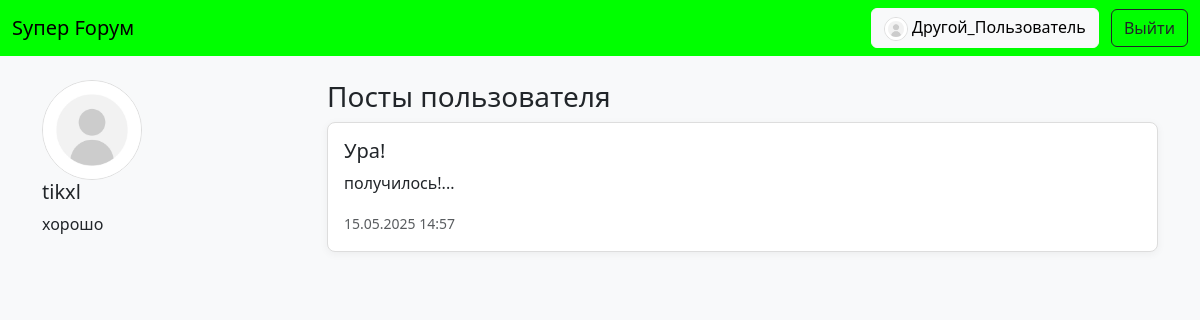
/profile/1 (signed in), run on the app's committed database.
### app.py (models this page shows)
class User(UserMixin, db.Model):
    id = db.Column(db.Integer, primary_key=True)
    username = db.Column(db.String(80), unique=True, nullable=False)
    password = db.Column(db.String(120), nullable=False)
    avatar = db.Column(db.String(255))
    description = db.Column(db.Text)
    is_admin = db.Column(db.Boolean, default=False)
    posts = db.relationship('Post', backref='author', lazy=True)
    comments = db.relationship('Comment', backref='author', lazy=True)

class Post(db.Model):
    id = db.Column(db.Integer, primary_key=True)
    title = db.Column(db.String(200), nullable=False)
    content = db.Column(db.Text, nullable=False)
    date = db.Column(db.DateTime, default=datetime.utcnow)
    user_id = db.Column(db.Integer, db.ForeignKey('user.id'), nullable=False)

### app.py (the view)
@app.route('/profile/<int:user_id>')
def profile(user_id):
    user = User.query.get_or_404(user_id)
    posts = Post.query.filter_by(user_id=user_id).order_by(Post.date.desc()).all()
    return render_template('profile.html', user=user, posts=posts)

### app.py (called while the page is built)
@login_manager.user_loader
def load_user(user_id):
    return User.query.get(int(user_id))

### templates/profile.html (shortened to what this page needs)
{% extends "base.html" %}
{% block content %}
<div class="row">
    <div class="col-md-3">
        <img src="{{ url_for('static', filename=user.avatar) }}" alt="avatar" width="100" class="rounded-circle">
        <h5>{{ user.username }}</h5>
        <p>{{ user.description or 'Нет описания' }}</p>
    </div>
    <div class="col-md-9">
        <h3>Посты пользователя</h3>
        {% for post in posts %}
        <div class="card mb-3">
            <div class="card-body">
                <h5 class="card-title"><a href="{{ url_for('view_post', post_id=post.id) }}">{{ post.title }}</a></h5>
                <p class="card-text">{{ post.content[:150] }}...</p>
                <small class="text-muted">{{ post.date.strftime('%d.%m.%Y %H:%M') }}</small>
            </div>
        </div>
        {% endfor %}
    </div>
</div>
{% endblock %}

### templates/base.html (shortened to what this page needs)
<!DOCTYPE html>
<html lang="ru">
<head>
    <link href="https://cdn.jsdelivr.net/npm/bootstrap@5.3.0/dist/css/bootstrap.min.css" rel="stylesheet">
    <link rel="stylesheet" href="{{ url_for('static', filename='style.css') }}">
</head>
<body>
<nav class="navbar navbar-expand-lg navbar-dark">
    <div class="container-fluid">
        <a class="navbar-brand" href="{{ url_for('index') }}">Sупер Fорум</a>
        <div class="ms-auto">
            {% if current_user.is_authenticated %}
                <a href="{{ url_for('profile', user_id=current_user.id) }}" class="btn btn-light me-2">
                    <img src="{{ url_for('static', filename=current_user.avatar) }}" alt="avatar" width="24" class="rounded-circle"> {{ current_user.username }}
                </a>
                <a href="{{ url_for('logout') }}" class="btn btn-outline-dark">Выйти</a>
            {% else %}
                <a href="{{ url_for('login') }}" class="btn btn-outline-dark">Войти</a>
                <a href="{{ url_for('register') }}" class="btn btn-dark">Зарегистрироваться</a>
            {% endif %}
        </div>
    </div>
</nav>
<div class="container my-4">
    {% block content %}{% endblock %}
</div>
</body>
</html>

### static/style.css (style rules this page uses)
body { background-color: #f8f9fa; font-family: 'Segoe UI', Tahoma, Geneva, Verdana, sans-serif; }
.navbar { background-color: lime !important; }
.navbar-brand { color: black !important; }
.card { border: 1px solid #ddd; border-radius: 8px; box-shadow: 0 2px 8px rgba(0, 0, 0, 0.05); transition: box-shadow 0.3s ease; margin-bottom: 2rem; }
.card-title a { color: #212529; text-decoration: none; }
.rounded-circle { object-fit: cover; border: 1px solid #ddd; }

### data on the page
User: avatar (picture), username "Другой_Пользователь"
User: avatar (picture), username "tikxl", description "хорошо"
Post: title "Ура!", content "получилось!", date "15.05.2025 14:57"
